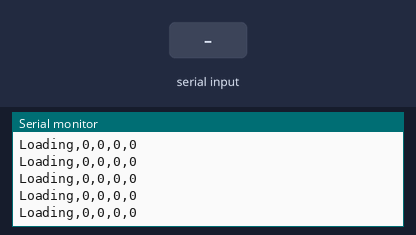
Bench run of a sketch on a simulated Arduino Uno, built with avr-gcc and run on an emulated ATmega328P. Parts: the last lines printed to the serial monitor. The inputs (shaded band) are chosen by the test bench.

Above: at 1.2 s.
1.3 s: "1" received over the second serial link
At 1.43 s:
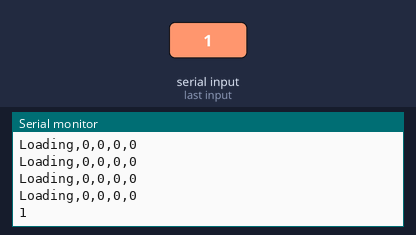
3.2 s: "0" received over the second serial link
At 3.27 s:
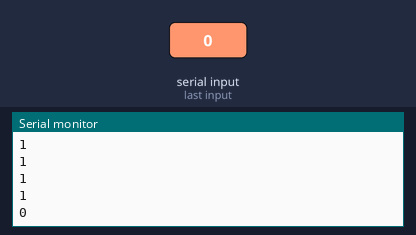
4.7 s: "2" received over the second serial link
At 4.79 s:
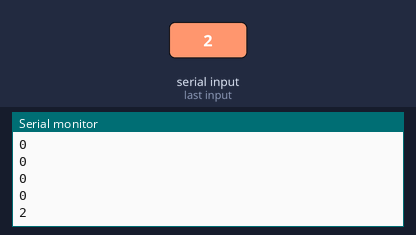
Timing chart, 0 to 7.7 s (numbered marks = the images above; inputs shaded):
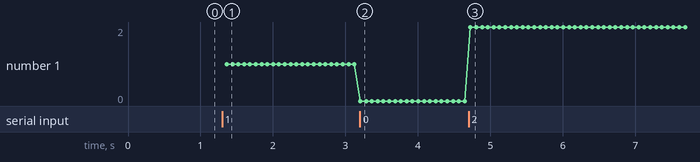

The sketch:

send_data_to_python.ino
```cpp
#include <SoftwareSerial.h>
String readStrings="Loading,0,0,0,0";
int f=0;
#define rxPin 4
#define txPin 7
SoftwareSerial mySerial(rxPin, txPin); // RX, TX
char myChar;
void setup() {
  Serial.begin(9600);
  mySerial.begin(9600);

}

void loop(){
  while(mySerial.available()){
    if(f==0){
      readStrings="";
      f=1;
    }
    myChar = mySerial.read();

     readStrings += myChar;
    //Serial.print(myChar);
  }
  f=0;
  Serial.println(readStrings);
  delay(80);
}
```

Measured:
- after the input at 1.3 s, the serial monitor: prints a new line after 0.06 s (image 1)
- after the input at 3.2 s, the serial monitor: prints a new line at once (image 2)
- after the input at 4.7 s, the serial monitor: prints a new line at once (image 3)
- plotted number 1: 0 → 2 after the input at 4.7 s
